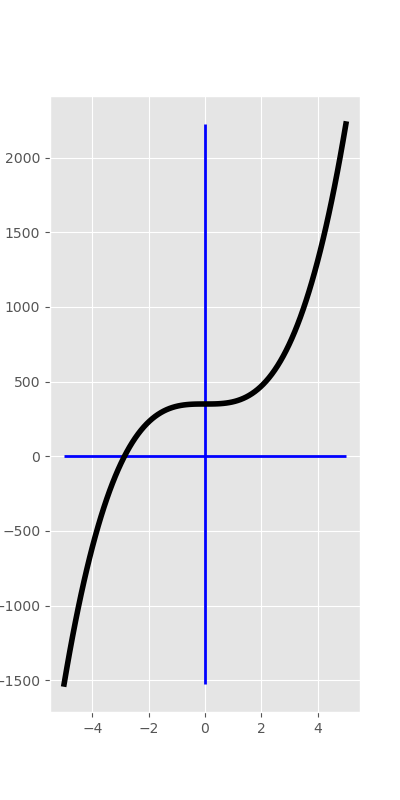

Python code for this plot:
import matplotlib.pyplot as plt
import numpy as np


plt.style.use('ggplot')


x = np.linspace(-5,5,100)
y = 15*x**3 + 350


fig, ax = plt.subplots()


ax.plot(x,y, color = 'black', lw = 4)
ax.vlines(0, y.min(), y.max(),color = 'blue',lw = 2)
ax.hlines(0, x.min(), x.max(),color = 'blue',lw = 2)


fig.set_figwidth(4); fig.set_figheight(8)


plt.show()
